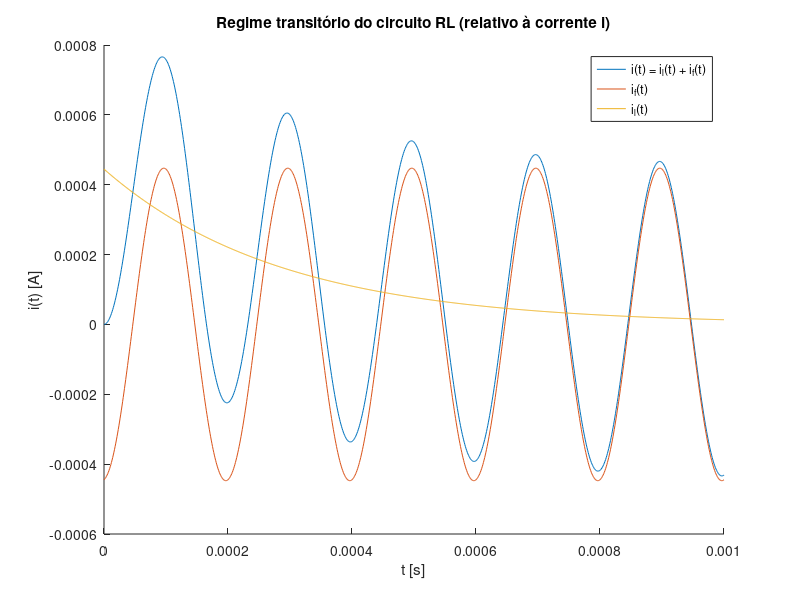

The MATLAB source for this figure:
%% Dimensionamento
% 1. a)
L = 0.2;
R = 700;
w = 2*pi*5e3;
alfa = -pi/2;
Uef = 2;
tau = L/R;

Z = sqrt(R^2 + (w*L)^2)
argZ = atan2(w*L, R)
phi = argZ
rad2deg(phi)
I = -sqrt(2)*Uef/Z * cos(alfa - argZ)

t = 0 : 1e-6: 1e-3;
%h = figure('renderer','painters','pos',[0 0 800 600])
figure;
hold on;
plot(t, (sqrt(2)*Uef/Z)*(cos(w.*t+alfa-phi) - cos(alfa - phi)*exp(-1*(t/tau))));
plot(t, sqrt(2)*Uef/Z*cos(w*t+alfa-phi));
plot(t, I*exp(-1*t/tau));
xlabel('t [s]');
ylabel('i(t) [A]');
title('Regime transitório do circuito RL (relativo à corrente i)');
legend('i(t) = i_l(t) + i_f(t)', 'i_f(t)', 'i_l(t)');
%set(h,'Units','Inches');
%pos = get(h,'Position');
%set(h,'PaperPositionMode','Auto','PaperUnits','Inches','PaperSize',[pos(3), pos(4)]);
%print(h,'rl','-dpdf','-r0');

% 1. b)
k = 1
I0 = (sqrt(2)*Uef/Z * cos(-pi/2 + 2*k*pi - phi))/(exp(-1*(-pi/2 + 2*k*pi - alfa)/w*tau))
